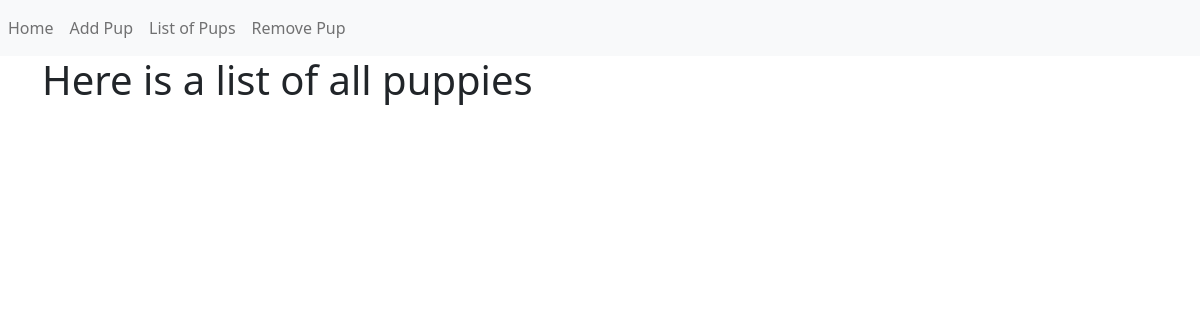
The app's page /list_pup, older data.
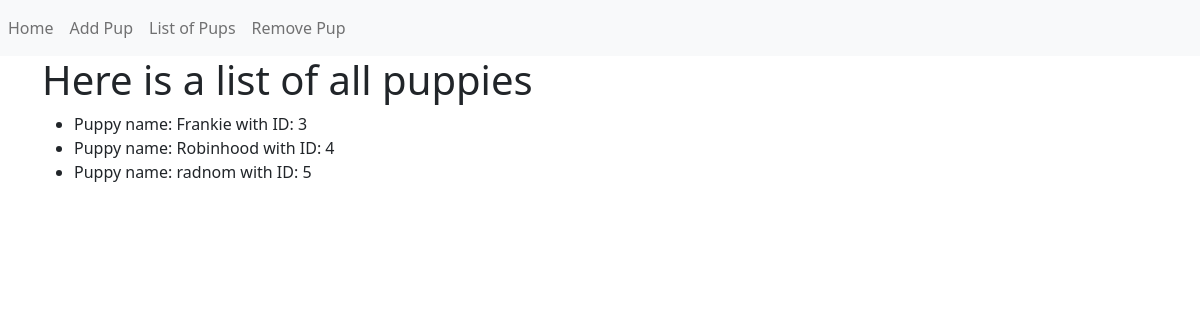
The same page, newer data.
### database exercise/adoption_site.py (models this page shows, shortened)
class Puppy(db.Model):
    __tablename__ = 'puppies'
    id = db.Column(db.Integer, primary_key = True)
    name = db.Column(db.Text)
    def __repr__(self):
        return f'Puppy name: {self.name} with ID: {self.id}'

### database exercise/adoption_site.py (the view)
@app.route('/list_pup')
def list_pup():
    puppies = Puppy.query.all()
    return render_template('list.html', puppies=puppies)

### database exercise/templates/list.html
{% extends 'base.html' %}
{% block content %}
<div class="container">
    <h1>Here is a list of all puppies</h1>
    <ul>
        {% for pup in puppies %}
            <li>{{pup}} </li>
        {% endfor %}
    </ul>
</div>
{% endblock %}

### database exercise/templates/base.html (shortened to what this page needs)
<!DOCTYPE html>
<html lang="en" dir="ltr">
    <head>
        <link href="https://cdn.jsdelivr.net/npm/bootstrap@5.2.1/dist/css/bootstrap.min.css" rel="stylesheet">
    </head>
    <body>
        <nav class="navbar navbar-expand-lg navbar-light bg-light">
            <div class="navbar-nav">
                <a class="nav-item nav-link" href="{{url_for('index')}} ">Home</a>
                <a class="nav-item nav-link" href="{{url_for('add_pup')}} ">Add Pup</a>
                <a class="nav-item nav-link" href="{{url_for('list_pup')}} ">List of Pups</a>
                <a class="nav-item nav-link" href="{{url_for('del_pup')}} ">Remove Pup</a>
            </div>
        </nav>
        {% block content %}
        {% endblock %}
    </body>
</html>

Row changes from the older to the newer data that the page shows:
added Puppy: name+id "Puppy name: Frankie with ID: 3"
added Puppy: name+id "Puppy name: Robinhood with ID: 4"
added Puppy: name+id "Puppy name: radnom with ID: 5"
